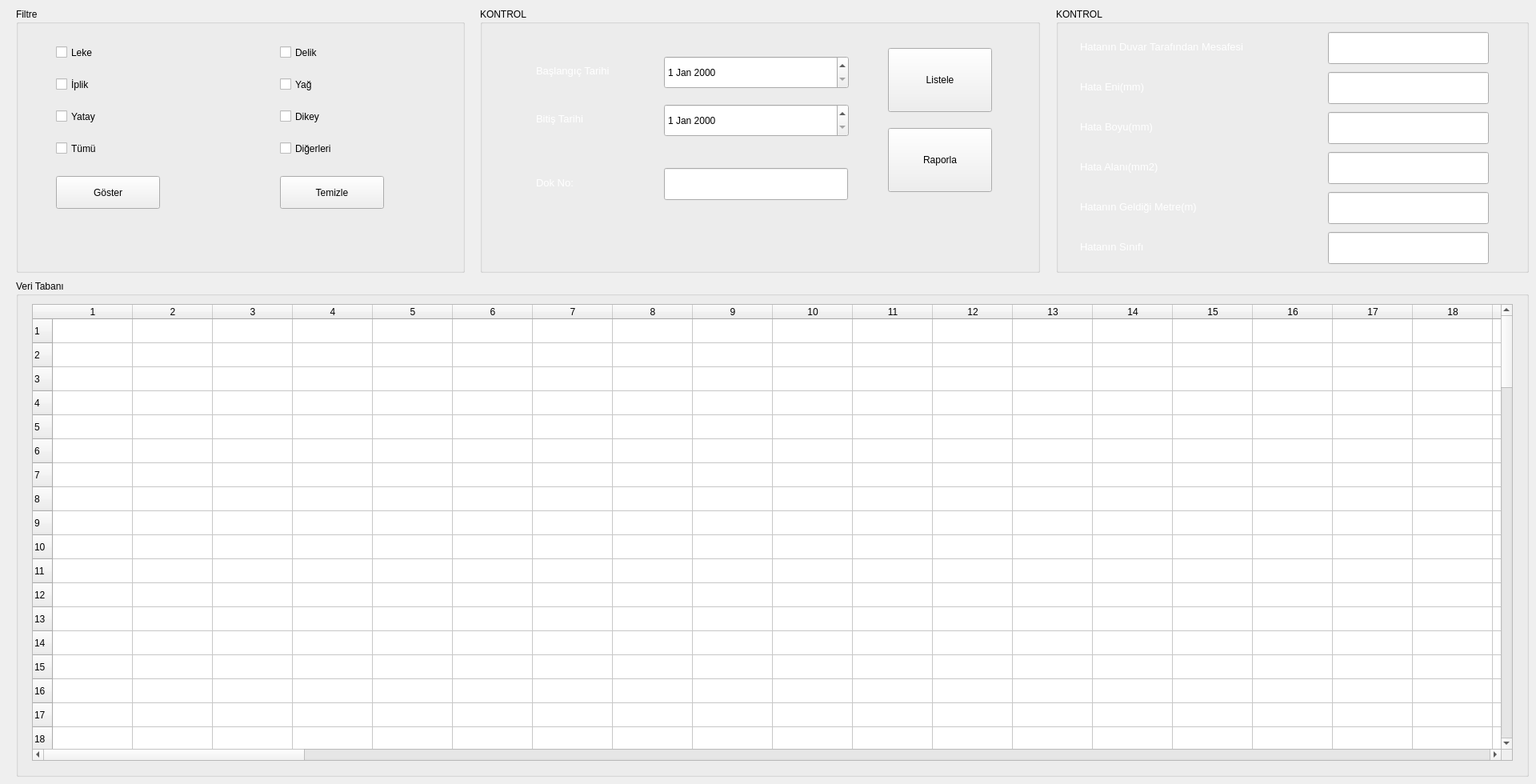
  <widget class="QWidget" name="centralwidget">
   <widget class="QGroupBox" name="details_groupBox">
    <property name="geometry">
     <rect>
      <x>600</x>
      <y>10</y>
      <width>700</width>
      <height>331</height>
     </rect>
    </property>
    <property name="styleSheet">
     <string notr="true"/>
    </property>
    <property name="title">
     <string>KONTROL</string>
    </property>
    <widget class="QDateEdit" name="Baslangic_dateEdit">
     <property name="geometry">
      <rect>
       <x>230</x>
       <y>60</y>
       <width>231</width>
       <height>41</height>
      </rect>
     </property>
     <property name="styleSheet">
      <string notr="true"/>
     </property>
    </widget>
    <widget class="QDateEdit" name="Bitis_dateEdit">
     <property name="geometry">
      <rect>
       <x>230</x>
       <y>120</y>
       <width>231</width>
       <height>41</height>
      </rect>
     </property>
     <property name="styleSheet">
      <string notr="true"/>
     </property>
    </widget>
    <widget class="QLabel" name="label_3">
     <property name="geometry">
      <rect>
       <x>70</x>
       <y>60</y>
       <width>141</width>
       <height>37</height>
      </rect>
     </property>
     <property name="font">
      <font>
       <pointsize>10</pointsize>
      </font>
     </property>
     <property name="styleSheet">
      <string notr="true">color:white;</string>
     </property>
     <property name="text">
      <string>Başlangıç Tarihi</string>
     </property>
    </widget>
    <widget class="QLabel" name="label_4">
     <property name="geometry">
      <rect>
       <x>70</x>
       <y>120</y>
       <width>111</width>
       <height>37</height>
      </rect>
     </property>
     <property name="font">
      <font>
       <pointsize>10</pointsize>
      </font>
     </property>
     <property name="styleSheet">
      <string notr="true">color:white;</string>
     </property>
     <property name="text">
      <string>Bitiş Tarihi</string>
     </property>
    </widget>
    <widget class="QLabel" name="label_5">
     <property name="geometry">
      <rect>
       <x>70</x>
       <y>200</y>
       <width>141</width>
       <height>37</height>
      </rect>
     </property>
     <property name="font">
      <font>
       <pointsize>10</pointsize>
      </font>
     </property>
     <property name="styleSheet">
      <string notr="true">color:white;</string>
     </property>
     <property name="text">
      <string>Dok No:</string>
     </property>
    </widget>
    <widget class="QLineEdit" name="Dok_No_LineEdit">
     <property name="geometry">
      <rect>
       <x>230</x>
       <y>200</y>
       <width>230</width>
       <height>40</height>
      </rect>
     </property>
     <property name="styleSheet">
      <string notr="true"/>
     </property>
    </widget>
    <widget class="QPushButton" name="Listele_pushButton">
     <property name="geometry">
      <rect>
       <x>510</x>
       <y>50</y>
       <width>130</width>
       <height>80</height>
      </rect>
     </property>
     <property name="styleSheet">
      <string notr="true"/>
     </property>
     <property name="text">
      <string>Listele</string>
     </property>
    </widget>
    <widget class="QPushButton" name="Raporla_PushButton">
     <property name="geometry">
      <rect>
       <x>510</x>
       <y>150</y>
       <width>130</width>
       <height>80</height>
      </rect>
     </property>
     <property name="styleSheet">
      <string notr="true"/>
     </property>
     <property name="text">
      <string>Raporla</string>
     </property>
    </widget>
   </widget>
   <widget class="QGroupBox" name="details_groupBox_2">
    <property name="geometry">
     <rect>
      <x>20</x>
      <y>10</y>
      <width>561</width>
      <height>331</height>
     </rect>
    </property>
    <property name="styleSheet">
     <string notr="true"/>
    </property>
    <property name="title">
     <string>Filtre</string>
    </property>
    <widget class="QCheckBox" name="leke_checkBox">
     <property name="geometry">
      <rect>
       <x>50</x>
       <y>30</y>
       <width>181</width>
       <height>51</height>
      </rect>
     </property>
     <property name="styleSheet">
      <string notr="true"/>
     </property>
     <property name="text">
      <string>Leke</string>
     </property>
    </widget>
    <widget class="QCheckBox" name="Iplik_checkBox">
     <property name="geometry">
      <rect>
       <x>50</x>
       <y>70</y>
       <width>181</width>
       <height>51</height>
      </rect>
     </property>
     <property name="styleSheet">
      <string notr="true"/>
     </property>
     <property name="text">
      <string>İplik</string>
     </property>
    </widget>
    <widget class="QCheckBox" name="Delik_checkBox">
     <property name="geometry">
      <rect>
       <x>330</x>
       <y>30</y>
       <width>181</width>
       <height>51</height>
      </rect>
     </property>
     <property name="styleSheet">
      <string notr="true"/>
     </property>
     <property name="text">
      <string>Delik</string>
     </property>
    </widget>
    <widget class="QCheckBox" name="Yag_checkBox">
     <property name="geometry">
      <rect>
       <x>330</x>
       <y>70</y>
       <width>181</width>
       <height>51</height>
      </rect>
     </property>
     <property name="styleSheet">
      <string notr="true"/>
     </property>
     <property name="text">
      <string>Yağ</string>
     </property>
    </widget>
    <widget class="QCheckBox" name="Yatay_checkBox">
     <property name="geometry">
      <rect>
       <x>50</x>
       <y>110</y>
       <width>181</width>
       <height>51</height>
      </rect>
     </property>
     <property name="styleSheet">
      <string notr="true"/>
     </property>
     <property name="text">
      <string>Yatay</string>
     </property>
    </widget>
    <widget class="QCheckBox" name="Dikey_checkBox">
     <property name="geometry">
      <rect>
       <x>330</x>
       <y>110</y>
       <width>181</width>
       <height>51</height>
      </rect>
     </property>
     <property name="styleSheet">
      <string notr="true"/>
     </property>
     <property name="text">
      <string>Dikey</string>
     </property>
    </widget>
    <widget class="QCheckBox" name="Tumu_checkBox">
     <property name="geometry">
      <rect>
       <x>50</x>
       <y>150</y>
       <width>181</width>
       <height>51</height>
      </rect>
     </property>
     <property name="styleSheet">
      <string notr="true"/>
     </property>
     <property name="text">
      <string>Tümü</string>
     </property>
    </widget>
    <widget class="QCheckBox" name="Digerleri_checkBox">
     <property name="geometry">
      <rect>
       <x>330</x>
       <y>150</y>
       <width>181</width>
       <height>51</height>
      </rect>
     </property>
     <property name="styleSheet">
      <string notr="true"/>
     </property>
     <property name="text">
      <string>Diğerleri</string>
     </property>
    </widget>
    <widget class="QPushButton" name="Goster_pushButton">
     <property name="geometry">
      <rect>
       <x>50</x>
       <y>210</y>
       <width>130</width>
       <height>41</height>
      </rect>
     </property>
     <property name="styleSheet">
      <string notr="true"/>
     </property>
     <property name="text">
      <string>Göster</string>
     </property>
    </widget>
    <widget class="QPushButton" name="Temiz_pushButton">
     <property name="geometry">
      <rect>
       <x>330</x>
       <y>210</y>
       <width>130</width>
       <height>41</height>
      </rect>
     </property>
     <property name="styleSheet">
      <string notr="true"/>
     </property>
     <property name="text">
      <string>Temizle</string>
     </property>
    </widget>
   </widget>
   <widget class="QGroupBox" name="details_groupBox_3">
    <property name="geometry">
     <rect>
      <x>20</x>
      <y>350</y>
      <width>1891</width>
      <height>621</height>
     </rect>
    </property>
    <property name="styleSheet">
     <string notr="true"/>
    </property>
    <property name="title">
     <string>Veri Tabanı</string>
    </property>
    <widget class="QTableWidget" name="Veri_Tabani_Widget">
     <property name="geometry">
      <rect>
       <x>20</x>
       <y>30</y>
       <width>1851</width>
       <height>571</height>
      </rect>
     </property>
     <property name="styleSheet">
      <string notr="true">
</string>
     </property>
     <property name="rowCount">
      <number>100</number>
     </property>
     <property name="columnCount">
      <number>100</number>
     </property>
     <row/>
     <row/>
     <row/>
     <row/>
     <row/>
     <row/>
     <row/>
     <row/>
     <row/>
     <row/>
     <row/>
     <row/>
     <row/>
     <row/>
     <row/>
     <row/>
     <row/>
     <row/>
     <row/>
     <row/>
     <row/>
     <row/>
     <row/>
     <row/>
     <row/>
     <row/>
     <row/>
     <row/>
     <row/>
     <row/>
     <row/>
     <row/>
     <row/>
     <row/>
     <row/>
     <row/>
     <row/>
     <row/>
     <row/>
     <row/>
     <row/>
     <row/>
     <row/>
     <row/>
     <row/>
     <row/>
     <row/>
     <row/>
     <row/>
     <row/>
     <row/>
     <row/>
     <row/>
     <row/>
     <row/>
     <row/>
     <row/>
     <row/>
     <row/>
     <row/>
     <row/>
     <row/>
     <row/>
     <row/>
     <row/>
     <row/>
     <row/>
     <row/>
     <row/>
     <row/>
     <row/>
     <row/>
     <row/>
     <row/>
     <row/>
     <row/>
     <row/>
     <row/>
     <row/>
     <row/>
     <row/>
     <row/>
     <row/>
     <row/>
     <row/>
     <row/>
     <row/>
     <row/>
     <row/>
     <row/>
     <row/>
     <row/>
     <row/>
     <row/>
     <row/>
     <row/>
     <row/>
     <row/>
     <row/>
     <row/>
     <column/>
     <column/>
     <column/>
     <column/>
     <column/>
     <column/>
     <column/>
     <column/>
     <column/>
     <column/>
     <column/>
     <column/>
     <column/>
     <column/>
     <column/>
     <column/>
     <column/>
     <column/>
     <column/>
     <column/>
     <column/>
     <column/>
     <column/>
     <column/>
     <column/>
     <column/>
     <column/>
     <column/>
     <column/>
     <column/>
     <column/>
     <column/>
     <column/>
     <column/>
     <column/>
     <column/>
     <column/>
     <column/>
     <column/>
     <column/>
     <column/>
     <column/>
     <column/>
     <column/>
     <column/>
     <column/>
     <column/>
     <column/>
     <column/>
     <column/>
     <column/>
     <column/>
     <column/>
     <column/>
     <column/>
     <column/>
     <column/>
     <column/>
     <column/>
     <column/>
     <column/>
     <column/>
     <column/>
     <column/>
     <column/>
     <column/>
     <column/>
     <column/>
     <column/>
     <column/>
     <column/>
     <column/>
     <column/>
     <column/>
     <column/>
     <column/>
     <column/>
     <column/>
     <column/>
     <column/>
     <column/>
     <column/>
     <column/>
     <column/>
     <column/>
     <column/>
     <column/>
     <column/>
     <column/>
     <column/>
     <column/>
     <column/>
     <column/>
     <column/>
     <column/>
     <column/>
     <column/>
     <column/>
     <column/>
     <column/>
    </widget>
   </widget>
   <widget class="QGroupBox" name="details_groupBox_4">
    <property name="geometry">
     <rect>
      <x>1320</x>
      <y>10</y>
      <width>591</width>
      <height>331</height>
     </rect>
    </property>
    <property name="styleSheet">
     <string notr="true"/>
    </property>
    <property name="title">
     <string>KONTROL</string>
    </property>
    <widget class="QLabel" name="label_6">
     <property name="geometry">
      <rect>
       <x>30</x>
       <y>30</y>
       <width>271</width>
       <height>37</height>
      </rect>
     </property>
     <property name="font">
      <font>
       <pointsize>10</pointsize>
      </font>
     </property>
     <property name="styleSheet">
      <string notr="true">color:white;</string>
     </property>
     <property name="text">
      <string>Hatanın Duvar Tarafından Mesafesi</string>
     </property>
    </widget>
    <widget class="QLabel" name="label_7">
     <property name="geometry">
      <rect>
       <x>30</x>
       <y>80</y>
       <width>271</width>
       <height>37</height>
      </rect>
     </property>
     <property name="font">
      <font>
       <pointsize>10</pointsize>
      </font>
     </property>
     <property name="styleSheet">
      <string notr="true">color:white;</string>
     </property>
     <property name="text">
      <string>Hata Eni(mm)</string>
     </property>
    </widget>
    <widget class="QLabel" name="label_8">
     <property name="geometry">
      <rect>
       <x>30</x>
       <y>130</y>
       <width>141</width>
       <height>37</height>
      </rect>
     </property>
     <property name="font">
      <font>
       <pointsize>10</pointsize>
      </font>
     </property>
     <property name="styleSheet">
      <string notr="true">color:white;</string>
     </property>
     <property name="text">
      <string>Hata Boyu(mm)</string>
     </property>
    </widget>
    <widget class="QLineEdit" name="Duvar_Mesafe_LineEdit">
     <property name="geometry">
      <rect>
       <x>340</x>
       <y>30</y>
       <width>201</width>
       <height>40</height>
      </rect>
     </property>
     <property name="styleSheet">
      <string notr="true"/>
     </property>
    </widget>
    <widget class="QLabel" name="label_9">
     <property name="geometry">
      <rect>
       <x>30</x>
       <y>180</y>
       <width>141</width>
       <height>37</height>
      </rect>
     </property>
     <property name="font">
      <font>
       <pointsize>10</pointsize>
      </font>
     </property>
     <property name="styleSheet">
      <string notr="true">color:white;</string>
     </property>
     <property name="text">
      <string>Hata Alanı(mm2)</string>
     </property>
    </widget>
    <widget class="QLabel" name="label_10">
     <property name="geometry">
      <rect>
       <x>30</x>
       <y>230</y>
       <width>271</width>
       <height>37</height>
      </rect>
     </property>
     <property name="font">
      <font>
       <pointsize>10</pointsize>
      </font>
     </property>
     <property name="styleSheet">
      <string notr="true">color:white;</string>
     </property>
     <property name="text">
      <string>Hatanın Geldiği Metre(m)</string>
     </property>
    </widget>
    <widget class="QLineEdit" name="Hata_Eni_LineEdit">
     <property name="geometry">
      <rect>
       <x>340</x>
       <y>80</y>
       <width>201</width>
       <height>40</height>
      </rect>
     </property>
     <property name="styleSheet">
      <string notr="true"/>
     </property>
    </widget>
    <widget class="QLineEdit" name="Hata_Alani_LineEdit">
     <property name="geometry">
      <rect>
       <x>340</x>
       <y>180</y>
       <width>201</width>
       <height>40</height>
      </rect>
     </property>
     <property name="styleSheet">
      <string notr="true"/>
     </property>
    </widget>
    <widget class="QLineEdit" name="H">
     <property name="geometry">
      <rect>
       <x>340</x>
       <y>130</y>
       <width>201</width>
       <height>40</height>
      </rect>
     </property>
     <property name="styleSheet">
      <string notr="true"/>
     </property>
    </widget>
    <widget class="QLineEdit" name="Metre_LineEdit">
     <property name="geometry">
      <rect>
       <x>340</x>
       <y>230</y>
       <width>201</width>
       <height>40</height>
      </rect>
     </property>
     <property name="styleSheet">
      <string notr="true"/>
     </property>
    </widget>
    <widget class="QLineEdit" name="Sinifi_LineEdit">
     <property name="geometry">
      <rect>
       <x>340</x>
       <y>280</y>
       <width>201</width>
       <height>40</height>
      </rect>
     </property>
     <property name="styleSheet">
      <string notr="true"/>
     </property>
    </widget>
    <widget class="QLabel" name="label_11">
     <property name="geometry">
      <rect>
       <x>30</x>
       <y>280</y>
       <width>271</width>
       <height>37</height>
      </rect>
     </property>
     <property name="font">
      <font>
       <pointsize>10</pointsize>
      </font>
     </property>
     <property name="styleSheet">
      <string notr="true">color:white;</string>
     </property>
     <property name="text">
      <string>Hatanın Sınıfı</string>
     </property>
    </widget>
   </widget>
  </widget>
